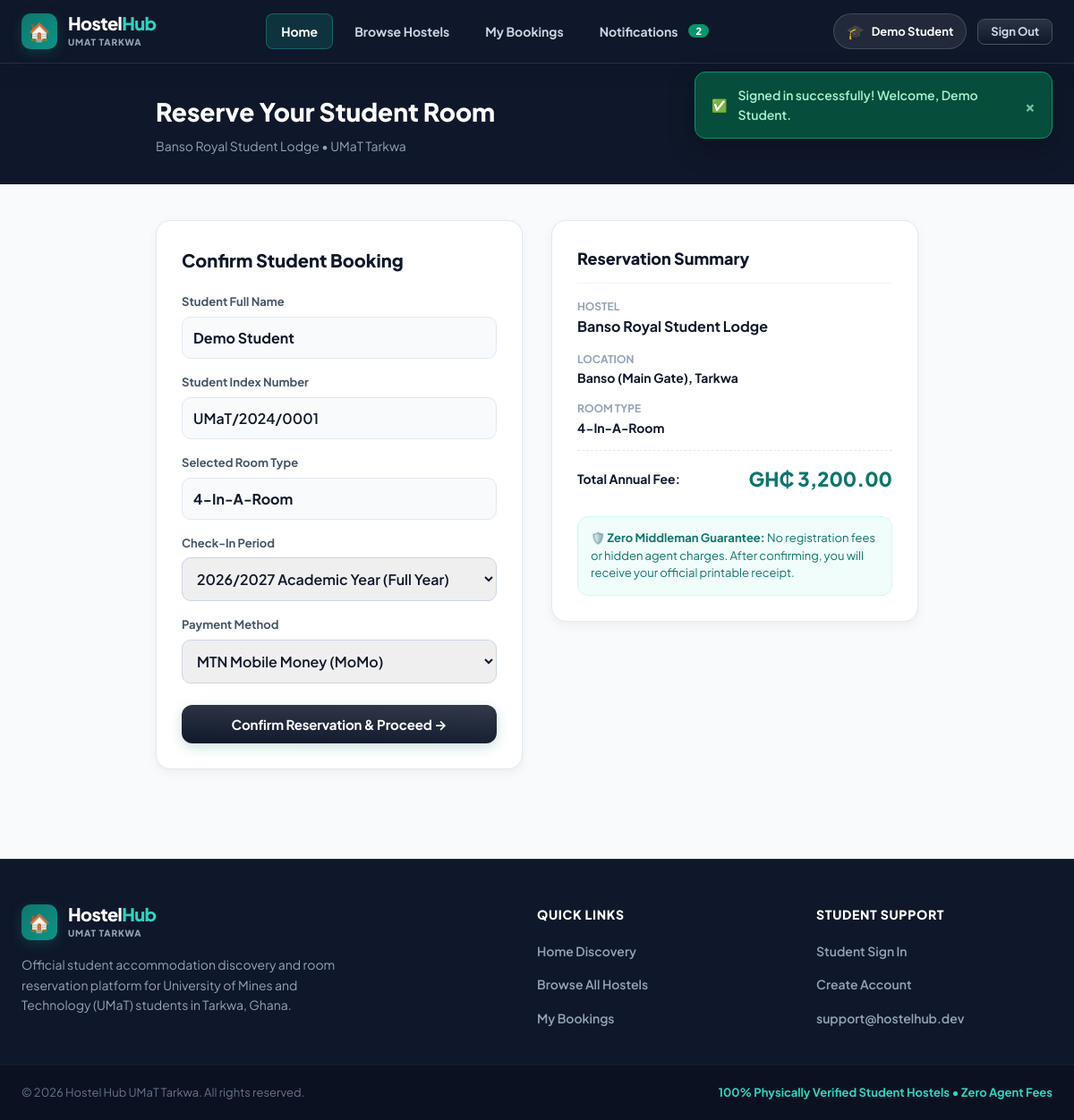
The page /book.php?hostel_id=1&room_id=3&type=4-in-a-room&price=3200.00 (signed in) on the database its author committed.
### tables this page shows
CREATE TABLE `students` (
  `id` INT AUTO_INCREMENT PRIMARY KEY,
  `name` VARCHAR(100) NOT NULL,
  `email` VARCHAR(120) NOT NULL UNIQUE,
  `password_hash` VARCHAR(255) NOT NULL,
  `phone` VARCHAR(30) NOT NULL,
  `student_index` VARCHAR(50) DEFAULT '',
  `institution` VARCHAR(120) DEFAULT 'University of Mines and Technology (UMaT)',
  `faculty` VARCHAR(100) DEFAULT 'Faculty of Engineering',
  `department` VARCHAR(100) DEFAULT 'Mining Engineering',
  `level` VARCHAR(50) DEFAULT 'Level 300',
  `created_at` DATETIME DEFAULT CURRENT_TIMESTAMP
);

CREATE TABLE `hostels` (
  `id` INT AUTO_INCREMENT PRIMARY KEY,
  `location_id` INT DEFAULT NULL,
  `name` VARCHAR(120) NOT NULL,
  `location_name` VARCHAR(100) NOT NULL,
  `address` VARCHAR(255) NOT NULL,
  `price_per_year` DECIMAL(10,2) NOT NULL,
  `distance_km` DECIMAL(4,2) DEFAULT 1.00,
  `maps_url` TEXT,
  `facilities` TEXT COMMENT 'Comma separated list of facilities',
  `description` TEXT,
  `photos` TEXT COMMENT 'Comma separated list of image URLs',
  `is_published` TINYINT(1) DEFAULT 1,
  `created_at` DATETIME DEFAULT CURRENT_TIMESTAMP,
  FOREIGN KEY (`location_id`) REFERENCES `locations`(`id`) ON DELETE SET NULL
);

### includes/auth.php (called while the page is built, shortened)
<?php
function get_logged_in_student() {
    $db = getDB();
    $stmt = $db->prepare("SELECT id, name, email, phone, student_index, institution, faculty, department, level, created_at FROM students WHERE id = :id");
    $stmt->execute([':id' => $_SESSION['student_id']]);
    return $stmt->fetch() ?: null;
}

### includes/functions.php (called while the page is built, shortened)
<?php
function format_currency($amount) {
    return 'GH₵ ' . number_format((float)$amount, 2);
}
function sanitize($data) {
    return htmlspecialchars(trim((string)$data), ENT_QUOTES, 'UTF-8');
}
function get_unread_notifications_count($student_id) {
    $db = getDB();
    $stmt = $db->prepare("SELECT COUNT(*) AS cnt FROM notifications WHERE student_id = :sid AND is_read = 0");
    $stmt->execute([':sid' => $student_id]);
    $res = $stmt->fetch();
    return (int)($res['cnt'] ?? 0);
}

### book.php (the view, shortened to what this page needs)
<?php
require_once __DIR__ . '/includes/header.php';
require_once __DIR__ . '/includes/navbar.php';
$student = get_logged_in_student();
$db = getDB();
$hostelId = isset($_REQUEST['hostel_id']) ? (int)$_REQUEST['hostel_id'] : 0;
$roomType = isset($_REQUEST['type']) ? trim($_REQUEST['type']) : '2-in-a-room';
$price    = isset($_REQUEST['price']) ? (float)$_REQUEST['price'] : 0;
$stmt = $db->prepare("SELECT * FROM hostels WHERE id = :id AND is_published = 1");
$stmt->execute([':id' => $hostelId]);
$hostel = $stmt->fetch();
?>
<div style="background: #0F172A; color: #FFFFFF; padding: 32px 0;">
  <div class="container" style="max-width: 900px; margin: 0 auto; padding: 0 24px;">
    <h1 style="font-size: 28px; font-weight: 900;">Reserve Your Student Room</h1>
    <p style="color: #94A3B8; font-size: 14px; margin-top: 4px;"><?= sanitize($hostel['name']) ?> • UMaT Tarkwa</p>
  </div>
</div>
<main style="padding: 40px 0; background: #F8FAFC; min-height: 75vh;">
  <div class="container" style="max-width: 900px; margin: 0 auto; padding: 0 24px;">
    <div style="display: grid; grid-template-columns: 1fr 1fr; gap: 32px; align-items: start;" class="booking-layout-grid">
      <div style="background: #FFFFFF; border: 1px solid #E2E8F0; border-radius: 16px; padding: 28px; box-shadow: 0 4px 12px rgba(15,23,42,0.05);">
        <h2 style="font-size: 20px; font-weight: 800; color: #0F172A; margin-bottom: 20px;">Confirm Student Booking</h2>
        <form action="<?= BASE_URL ?>book.php" method="POST">
          <div style="margin-bottom: 16px;">
            <label style="display: block; font-size: 13px; font-weight: 700; color: #475569; margin-bottom: 6px;">Student Full Name</label>
            <input type="text" value="<?= sanitize($student['name']) ?>" readonly style="width: 100%; padding: 12px; border: 1px solid #E2E8F0; border-radius: 10px; background: #F8FAFC; color: #0F172A; font-weight: 700;">
          </div>
          <div style="margin-bottom: 16px;">
            <label style="display: block; font-size: 13px; font-weight: 700; color: #475569; margin-bottom: 6px;">Student Index Number</label>
            <input type="text" value="<?= sanitize($student['student_index'] ?: 'UMaT Student') ?>" readonly style="width: 100%; padding: 12px; border: 1px solid #E2E8F0; border-radius: 10px; background: #F8FAFC; color: #0F172A; font-weight: 600;">
          </div>
          <div style="margin-bottom: 16px;">
            <label style="display: block; font-size: 13px; font-weight: 700; color: #475569; margin-bottom: 6px;">Selected Room Type</label>
            <input type="text" name="room_type" value="<?= sanitize($roomType) ?>" readonly style="width: 100%; padding: 12px; border: 1px solid #E2E8F0; border-radius: 10px; background: #F8FAFC; color: #0F172A; font-weight: 700; text-transform: capitalize;">
          </div>
          <div style="margin-bottom: 16px;">
            <label style="display: block; font-size: 13px; font-weight: 700; color: #475569; margin-bottom: 6px;">Check-In Period</label>
            <select name="check_in_period" style="width: 100%; padding: 12px; border: 1px solid #CBD5E1; border-radius: 10px; font-weight: 600;">
              <option value="2026/2027 Academic Year">2026/2027 Academic Year (Full Year)</option>
            </select>
          </div>
          <div style="margin-bottom: 24px;">
            <label style="display: block; font-size: 13px; font-weight: 700; color: #475569; margin-bottom: 6px;">Payment Method</label>
            <select name="payment_method" style="width: 100%; padding: 12px; border: 1px solid #CBD5E1; border-radius: 10px; font-weight: 600;">
              <option value="MTN Mobile Money">MTN Mobile Money (MoMo)</option>
            </select>
          </div>
          <button type="submit" class="btn btn-primary" style="width: 100%; padding: 14px; font-size: 15px; font-weight: 700; border-radius: 12px;">
            Confirm Reservation & Proceed →
          </button>
        </form>
      </div>
      <div style="background: #FFFFFF; border: 1px solid #E2E8F0; border-radius: 16px; padding: 28px; box-shadow: 0 4px 12px rgba(15,23,42,0.05);">
        <h3 style="font-size: 18px; font-weight: 800; color: #0F172A; margin-bottom: 16px; padding-bottom: 12px; border-bottom: 1px solid #F1F5F9;">
          Reservation Summary
        </h3>
        <div style="display: flex; flex-direction: column; gap: 14px; font-size: 14px; color: #475569; margin-bottom: 24px;">
          <div>
            <span style="font-size: 12px; color: #94A3B8; font-weight: 700; display: block;">HOSTEL</span>
            <strong style="font-size: 16px; color: #0F172A;"><?= sanitize($hostel['name']) ?></strong>
          </div>
          <div>
            <span style="font-size: 12px; color: #94A3B8; font-weight: 700; display: block;">LOCATION</span>
            <strong style="color: #0F172A;"><?= sanitize($hostel['location_name']) ?></strong>
          </div>
          <div>
            <span style="font-size: 12px; color: #94A3B8; font-weight: 700; display: block;">ROOM TYPE</span>
            <strong style="color: #0F172A; text-transform: capitalize;"><?= sanitize($roomType) ?></strong>
          </div>
          <div style="padding-top: 14px; border-top: 1px dashed #E2E8F0; display: flex; justify-content: space-between; align-items: center;">
            <span style="font-size: 14px; font-weight: 700; color: #0F172A;">Total Annual Fee:</span>
            <span style="font-size: 22px; font-weight: 900; color: #0F766E;"><?= format_currency($price) ?></span>
          </div>
        </div>
        <div style="background: #F0FDFA; border: 1px solid #CCFBF1; border-radius: 12px; padding: 14px; font-size: 13px; color: #0F766E; line-height: 1.5;">
          <strong>🛡️ Zero Middleman Guarantee:</strong> No registration fees or hidden agent charges. After confirming, you will receive your official printable receipt.
        </div>
      </div>
    </div>
  </div>
</main>
<?php require_once __DIR__ . '/includes/footer.php'; ?>

### includes/navbar.php (shortened to what this page needs)
<?php
require_once __DIR__ . '/auth.php';
require_once __DIR__ . '/functions.php';
$student = get_logged_in_student();
$unread = $student ? get_unread_notifications_count($student['id']) : 0;
$activePage = $active_page ?? 'home';
?>
<header class="app-header">
  <div class="header-inner container">
    <a href="<?= BASE_URL ?>index.php" class="brand">
      <div class="brand-icon">🏠</div>
      <div class="brand-text">
        <span class="brand-title">Hostel<span class="brand-accent">Hub</span></span>
        <span class="brand-subtitle">UMaT Tarkwa</span>
      </div>
    </a>
    <nav class="nav-links">
      <a href="<?= BASE_URL ?>index.php" class="nav-link <?= $activePage === 'home' ? 'active' : '' ?>">
        <span>Home</span>
      </a>
      <a href="<?= BASE_URL ?>hostels.php" class="nav-link <?= $activePage === 'hostels' ? 'active' : '' ?>">
        <span>Browse Hostels</span>
      </a>
      <?php if ($student): ?>
        <a href="<?= BASE_URL ?>bookings.php" class="nav-link <?= $activePage === 'bookings' ? 'active' : '' ?>">
          <span>My Bookings</span>
        </a>
        <a href="<?= BASE_URL ?>notifications.php" class="nav-link <?= $activePage === 'notifications' ? 'active' : '' ?>">
          <span>Notifications</span>
          <?php if ($unread > 0): ?>
            <span class="nav-badge"><?= $unread ?></span>
          <?php endif; ?>
        </a>
      <?php endif; ?>
    </nav>
    <div class="header-actions">
      <?php if ($student): ?>
        <div class="user-menu">
          <a href="<?= BASE_URL ?>profile.php" class="user-pill" title="View Student Profile">
            <span class="user-avatar">🎓</span>
            <span class="user-name"><?= sanitize($student['name']) ?></span>
          </a>
          <a href="<?= BASE_URL ?>logout.php" class="btn btn-outline btn-sm btn-logout">Sign Out</a>
        </div>
      <?php else: ?>
        <a href="<?= BASE_URL ?>login.php" class="btn btn-ghost">Sign In</a>
        <a href="<?= BASE_URL ?>register.php" class="btn btn-primary">Create Account</a>
      <?php endif; ?>
    </div>
  </div>
</header>

### rows shown on the page
students: name "Demo Student", student_index "UMaT/2024/0001"
hostels: name "Banso Royal Student Lodge", location_name "Banso (Main Gate), Tarkwa"

### other values the page prints
$unread "2"
$roomType "4-In-A-Room"
format_currency($price) "GH₵ 3,200.00"
$msg "Signed in successfully! Welcome, Demo Student."
